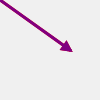
Frame 1 (no input)
Frame 60 (no input): identical to frame 1, image omitted
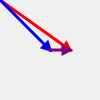
Frame 120 (the mouse pressed at the canvas centre since frame 60)

The p5.js sketch that drew these frames (run headless with seeded random() and noise() and a simulated clock; from frame 60 on, the mouse is pressed at the canvas centre):

// p5.js sketch
// ── sketch.js
function setup() {
	createCanvas(100, 100);
}

// red vector - blue vector = purple vector
function draw() {
  background(240);
  let v0 = createVector(0,0);

  let v1 = createVector(70, 50);
  drawArrow(v0,v1,'red');

  let v2 = createVector(mouseX, mouseY);
  drawArrow(v0,v2,'blue');

  let v3 = p5.Vector.sub(v1, v2);
  drawArrow(v2,v3,'purple');
}

// draws arrow between two vectors
function drawArrow(vec0, vec1, myColor) {
  stroke(myColor);
  strokeWeight(3);
  fill(myColor);
  push();
  translate(vec0.x, vec0.y);
  line(0, 0, vec1.x, vec1.y);
  rotate(vec1.heading());
  let arrowSize = 7;
  translate(vec1.mag() - arrowSize,0);
  triangle(0, arrowSize / 2, 0, -arrowSize / 2, arrowSize, 0);
  pop();
}
